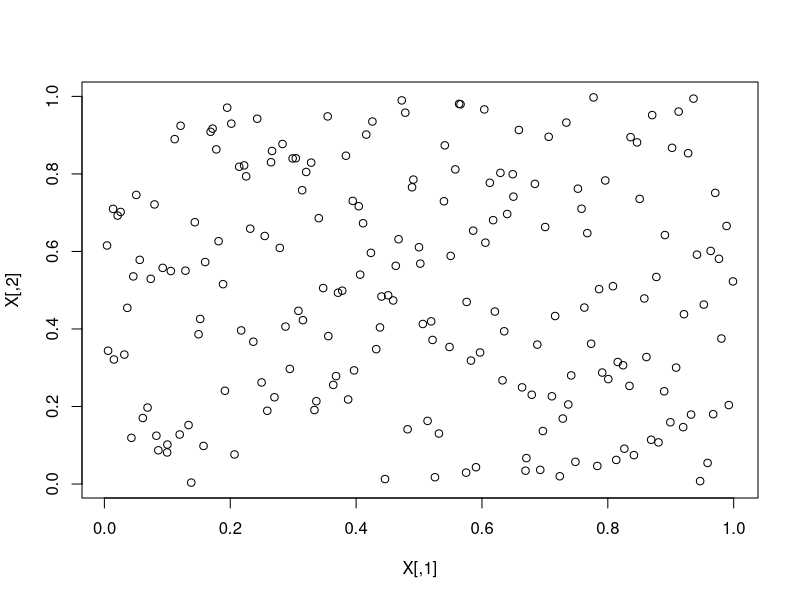
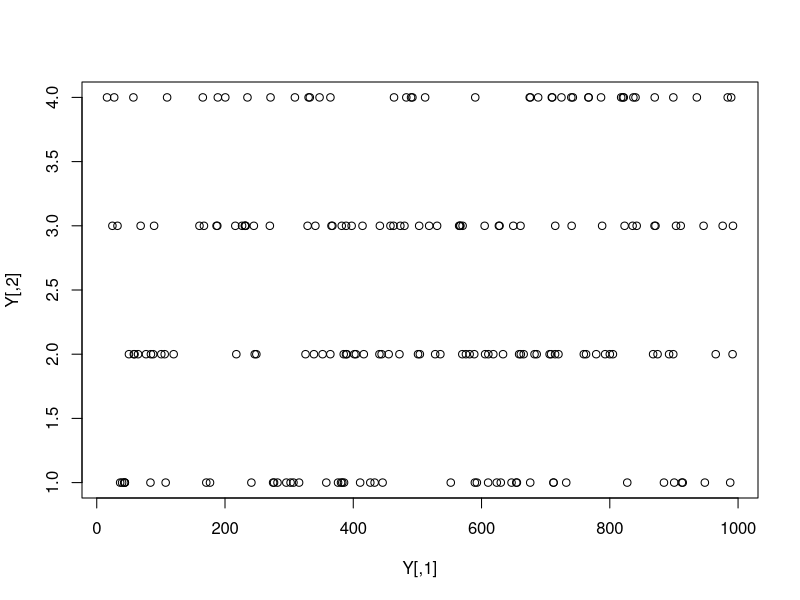
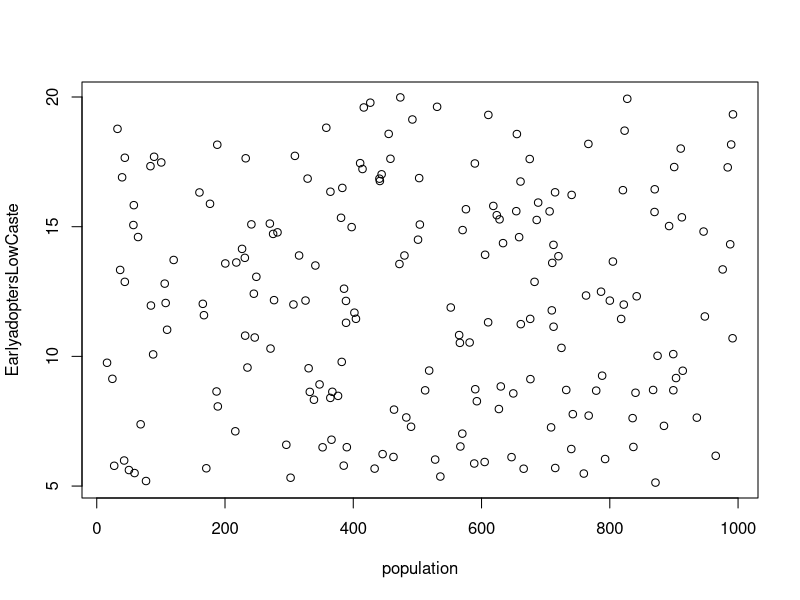
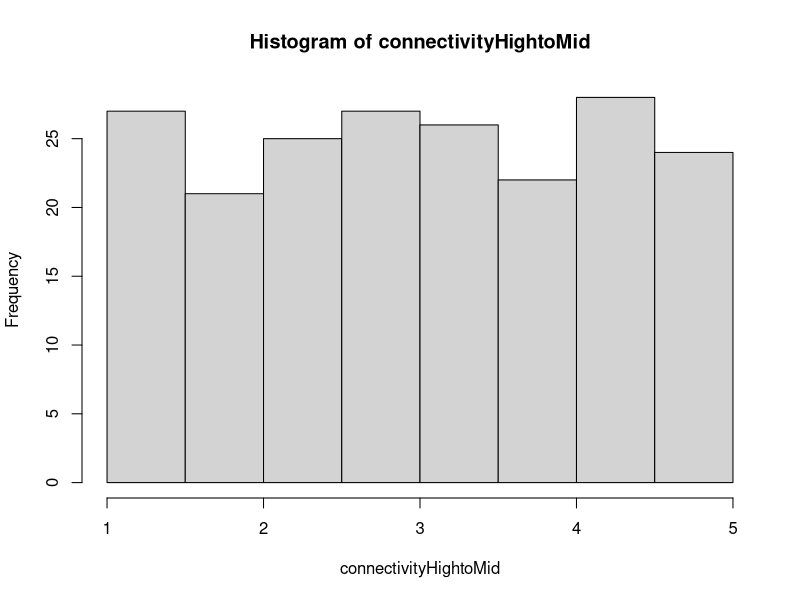

Generate these figures, in order, with R:
  library(lhs)
  
  X<-randomLHS(200,19)
  plot(X)
  Y <- matrix(0, nrow=200, ncol=19)
  rdu<-function(n,k) sample(1:k,n,replace=T)
  
  Y[,1]<- runif(X[,1],min = 10,max = 1000) #population
  Y[,2]<- rdu(200,4) # demand of the user
  Y[,3]<- rdu(200,2) # subsidy present or not
  Y[,4]<- runif(X[,4],min = 1,max = 5) #high case to mid caste connection
  Y[,5]<- runif(X[,5],min = 1,max = 5) #high caste to low caste
  Y[,6]<- runif(X[,6],min = 1,max = 5) #mid caste connected to low caste
  Y[,7]<- runif(X[,7],min = 0,max = 3) #shopkeeper in low caste
  Y[,8]<- runif(X[,8],min = 2,max = 5) #shopkeeper in mid caste
  Y[,9]<- runif(X[,9],min = 2,max = 5) #shopkeeper in high caste
  Y[,10]<- runif(X[,10],min = 1,max = 5) #BF in low caste
  Y[,11]<- runif(X[,11],min = 15,max = 25) #BF in mid caste
  Y[,12]<- runif(X[,12],min = 70,max = 90)  #BF in high caste
  Y[,13]<- runif(X[,13],min = 70,max = 90) #SF in low caste
  Y[,14]<- runif(X[,14],min = 45,max = 65) #SF in mid caste
  Y[,15]<- runif(X[,15],min = 1,max = 5)  #SF in high caste
  Y[,16]<- runif(X[,16],min = 5,max = 20) #Early Adopters in low caste
  Y[,17]<- runif(X[,17],min = 5,max = 30) #Early Adopters in mid caste
  Y[,18]<- runif(X[,18],min = 5,max = 40) #Early Adopters in high caste
  Y[,19]<- rdu(200,4) #Number of manufacturers
  population<-Y[,1]
  EarlyadoptersLowCaste<-Y[,16]
  connectivityHightoMid<-Y[,5]
  write.csv2(Y,"finalexperiments")
  plot(Y)
  plot(population,EarlyadoptersLowCaste)
  hist(connectivityHightoMid)
